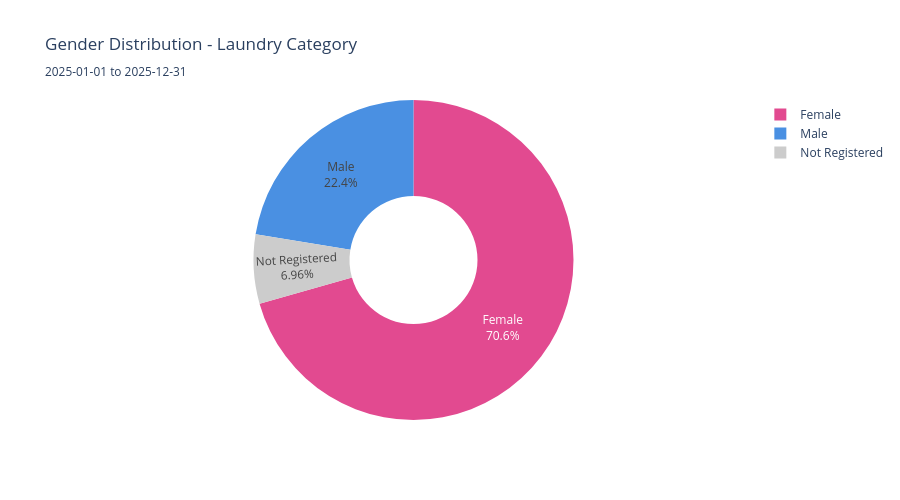

Notebook cell for this chart:
### Markdown cell above
## 5. Visualizations

### 5.1 Gender Distribution (Pie Chart)

### Code cell
# Gender distribution pie chart
fig = px.pie(gender_summary, 
             values='num_of_shopper', 
             names='gender',
             title=f'Gender Distribution - {category_filter} Category<br><sub>{start_date} to {end_date}</sub>',
             color='gender',
             color_discrete_map={'Male': '#4A90E2', 'Female': '#E24A90', 'Not Registered': '#CCCCCC'},
             hole=0.4)

fig.update_traces(textposition='inside', textinfo='percent+label')
fig.update_layout(height=500, showlegend=True)
fig.show()

print(f"\nTotal Shoppers: {gender_summary['num_of_shopper'].sum():,.0f}")

### Figure 1 — Plotly figure (JSON) as saved in the notebook; plotly's stock layout.template omitted (floating-point values rounded to 4 significant figures)
{"data": [{"customdata": [["Female"], ["Male"], ["Not Registered"]], "domain": {"x": [0, 1], "y": [0, 1]}, "hole": 0.4, "hovertemplate": "gender=%{customdata[0]}<br>num_of_shopper=%{value}<extra></extra>", "labels": ["Female", "Male", "Not Registered"], "legendgroup": "", "marker": {"colors": ["#E24A90", "#4A90E2", "#CCCCCC"]}, "name": "", "showlegend": true, "textinfo": "percent+label", "textposition": "inside", "type": "pie", "values": [343010, 108976, 33831]}], "layout": {"height": 500, "legend": {"tracegroupgap": 0}, "showlegend": true, "title": {"text": "Gender Distribution - Laundry Category<br><sub>2025-01-01 to 2025-12-31</sub>"}}}
